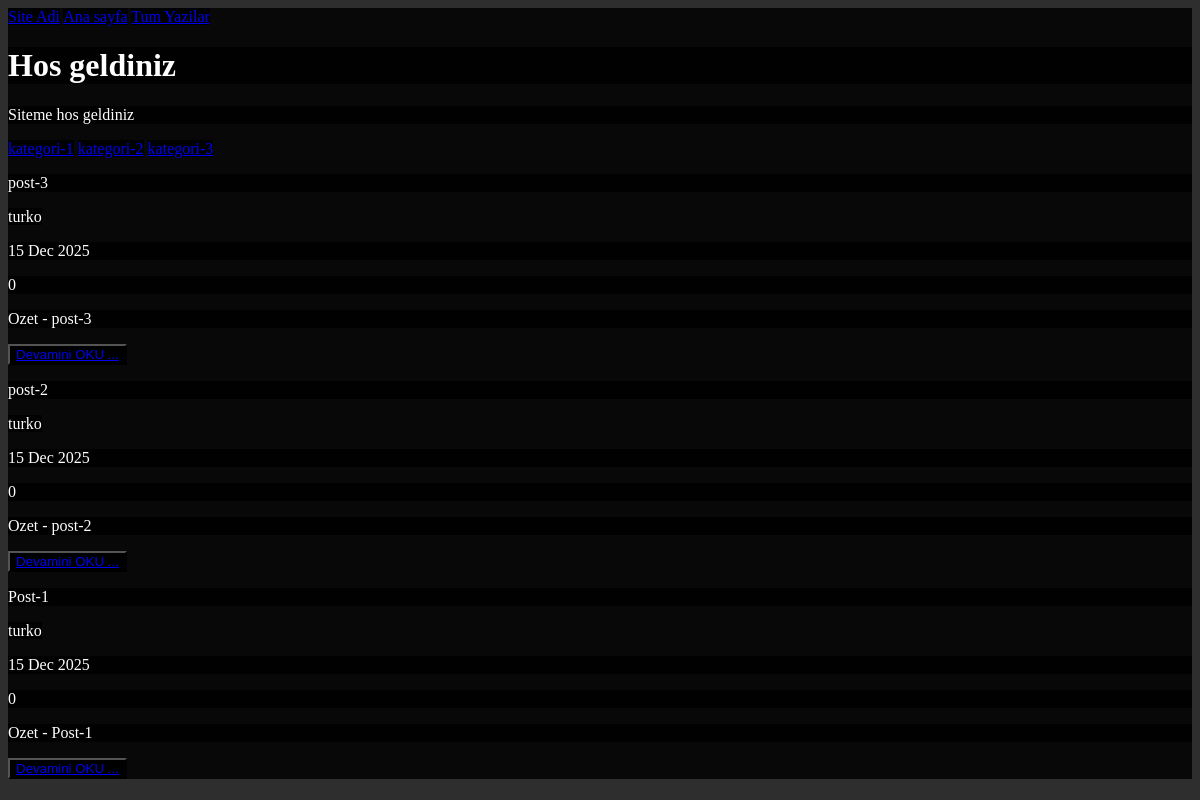
Before: / with the older database file.
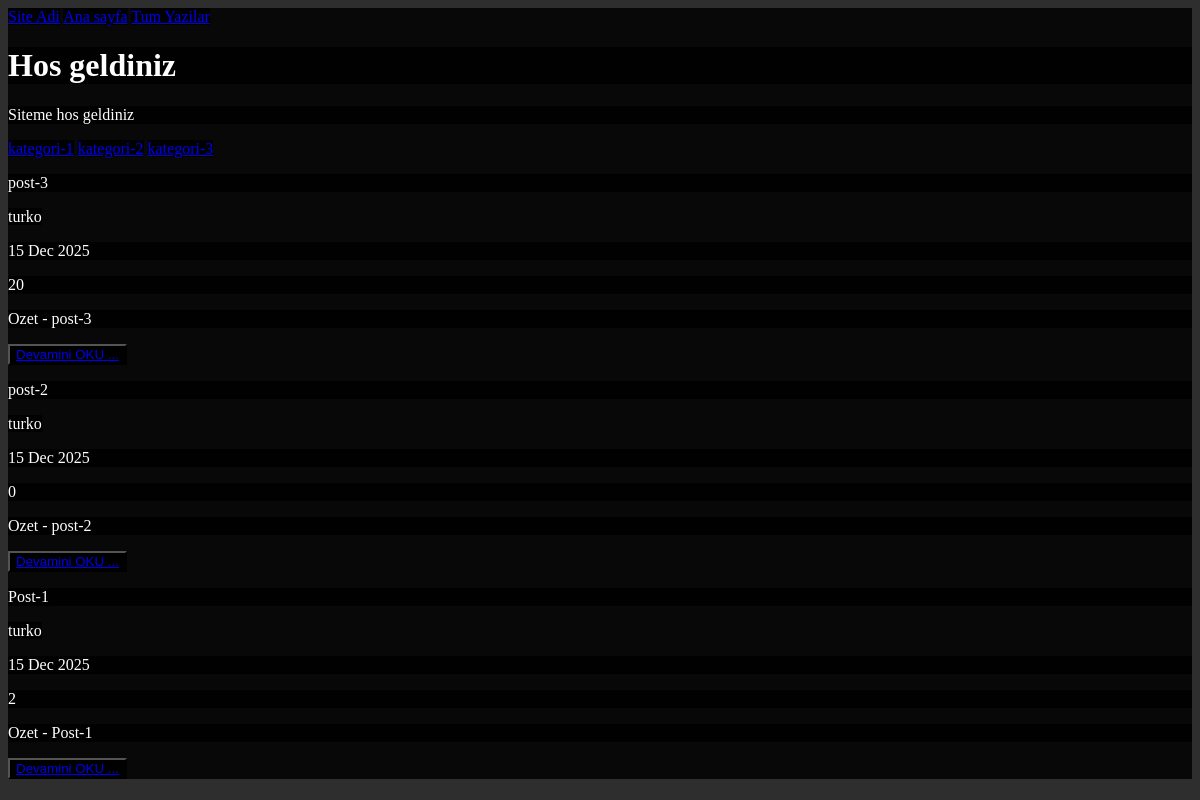
After: the same page with the newer database file.
### app/models.py (models this page shows, shortened)
class Post(models.Model):
    title = models.CharField(max_length=200)
    slug = models.SlugField(unique=True, blank=True)
    author = models.ForeignKey(User, on_delete=CASCADE, related_name='blog_posts')
    content = models.TextField()
    excerpt = models.TextField(max_length=300, blank=True)
    category = models.ForeignKey(Category,null=True, on_delete=SET_NULL, related_name='posts')
    image = models.ImageField(blank=True, upload_to='blog_images/')
    created_at = models.DateTimeField(auto_now_add = True)
    updated_at = models.DateTimeField(auto_now = True)
    published = models.BooleanField(default=False)
    views = models.IntegerField(default=0, null=False)
    class Meta:
        ordering = ['-created_at']

### app/views.py (the view)
# urls.py: path('', views.home, name='home'),
def home(request):
    posts = Post.objects.filter(published = True)
    categories = Category.objects.all()
    context = {
        'categories' : categories,
        'posts' : posts,
    }
    return render(request, 'app/home.html', context)

### app/models.py (called while the page is built)
    def __str__(self):
        return f"{self.name}"

### app/templates/app/home.html
{% extends 'app/main.html' %}
{% block content %}
    <h1>Hos geldiniz</h1>
    <p>Siteme hos geldiniz</p>
    {% for category in categories %}
        <a href="{% url 'category' category.id %}">{{ category }}</a>
    {% endfor %}
    {% include 'app/_post_card.html' with post=post %}
{% endblock %}

### app/templates/app/_post_card.html (shortened to what this page needs)
{% if posts %}
    {% for post in posts %}
        <p>{{ post.title }}</p>
        <span>{{ post.author }}</span>
        <p>{{ post.created_at|date:"d M Y" }}</p>
        <p>{{ post.views }}</p>
        <p>Ozet - {{ post.excerpt|truncatewords:20 }}</p>
        <button><a href="{% url 'post' post.slug %}">Devamini OKU ...</a></button>
    {% endfor %}
{% else %}
    <p>Burada Yazi yok</p>
{% endif %}

Changed rows visible on the page:
changed Post "post-3": views "0" → "20"
changed Post "Post-1": views "0" → "2"
